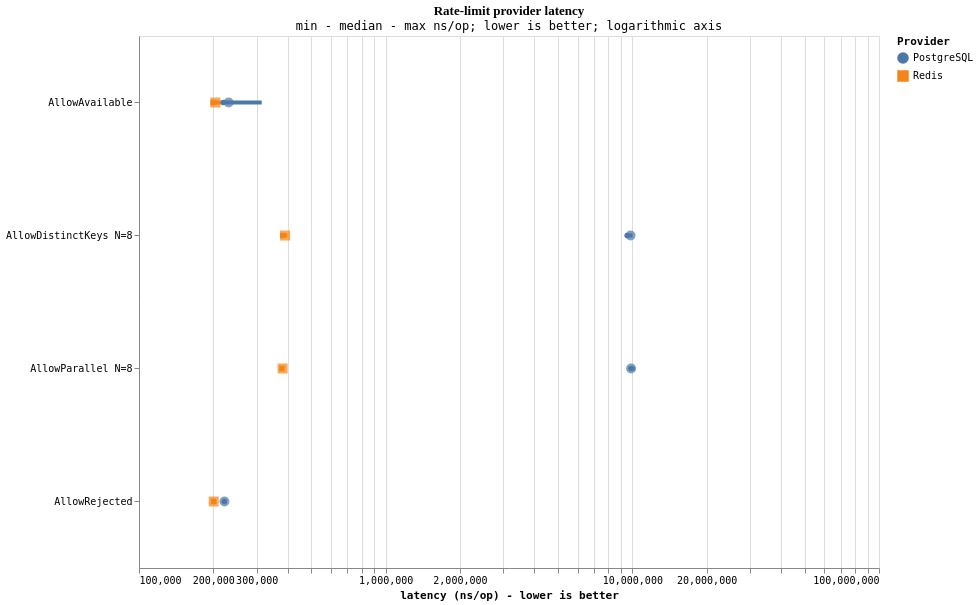

Write the Vega-Lite specification saved for this chart.
### Vega-Lite specification from a JSON file in a GitHub repository (floating-point values rounded to 4 significant figures)
{"$schema": "https://vega.github.io/schema/vega-lite/v5.json", "title": {"text": "Rate-limit provider latency", "subtitle": "min - median - max ns/op; lower is better; logarithmic axis"}, "width": 740, "height": 532, "data": {"values": [{"provider": "Redis", "scenario": "AllowAvailable", "panel": "Equivalent allow decisions", "min": 199685, "median": 204024, "max": 219664, "samples": 3}, {"provider": "PostgreSQL", "scenario": "AllowAvailable", "panel": "Equivalent allow decisions", "min": 219686, "median": 230960, "max": 314338, "samples": 3}, {"provider": "Redis", "scenario": "AllowRejected", "panel": "Equivalent allow decisions", "min": 200783, "median": 200854, "max": 204310, "samples": 3}, {"provider": "PostgreSQL", "scenario": "AllowRejected", "panel": "Equivalent allow decisions", "min": 221934, "median": 221986, "max": 224500, "samples": 3}, {"provider": "Redis", "scenario": "AllowParallel N=8", "panel": "Equivalent allow decisions", "min": 379506, "median": 382137, "max": 382691, "samples": 3}, {"provider": "PostgreSQL", "scenario": "AllowParallel N=8", "panel": "Equivalent allow decisions", "min": 9866667, "median": 9885867, "max": 10219093, "samples": 3}, {"provider": "Redis", "scenario": "AllowDistinctKeys N=8", "panel": "Equivalent allow decisions", "min": 382670, "median": 391071, "max": 399174, "samples": 3}, {"provider": "PostgreSQL", "scenario": "AllowDistinctKeys N=8", "panel": "Equivalent allow decisions", "min": 9526150, "median": 9831572, "max": 10007486, "samples": 3}]}, "encoding": {"y": {"field": "scenario", "type": "nominal", "title": null}, "color": {"field": "provider", "type": "nominal", "title": "Provider"}, "shape": {"field": "provider", "type": "nominal", "title": "Provider"}, "row": {"field": "panel", "type": "nominal", "title": null}}, "layer": [{"mark": {"type": "rule", "strokeWidth": 4}, "encoding": {"x": {"field": "min", "type": "quantitative", "title": "latency (ns/op) - lower is better", "scale": {"type": "log", "zero": false}}, "x2": {"field": "max"}}}, {"mark": {"type": "point", "filled": true, "size": 100}, "encoding": {"x": {"field": "median", "type": "quantitative", "scale": {"type": "log", "zero": false}}}}], "config": {"font": "Comic Mono, SFMono-Regular, Consolas, monospace", "title": {"font": "Architects Daughter, Comic Sans MS, cursive"}, "background": "#FFFFFF"}}
